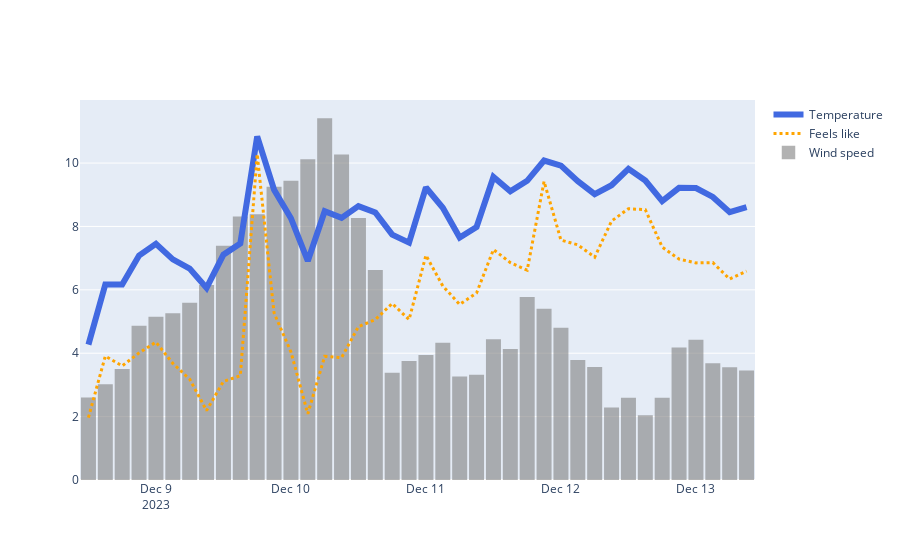

Write notebook code for a chart like this one.
### Code cell
# add the wind speed
fig.add_trace(go.Bar(x=weather_df['date'], y=weather_df['wind_speed'],
                    name='Wind speed',
                    marker=dict(
                    color='gray',
                    line=dict(
                         color='gray',
                         width=1.5),
                       ),
                       opacity=0.6))
